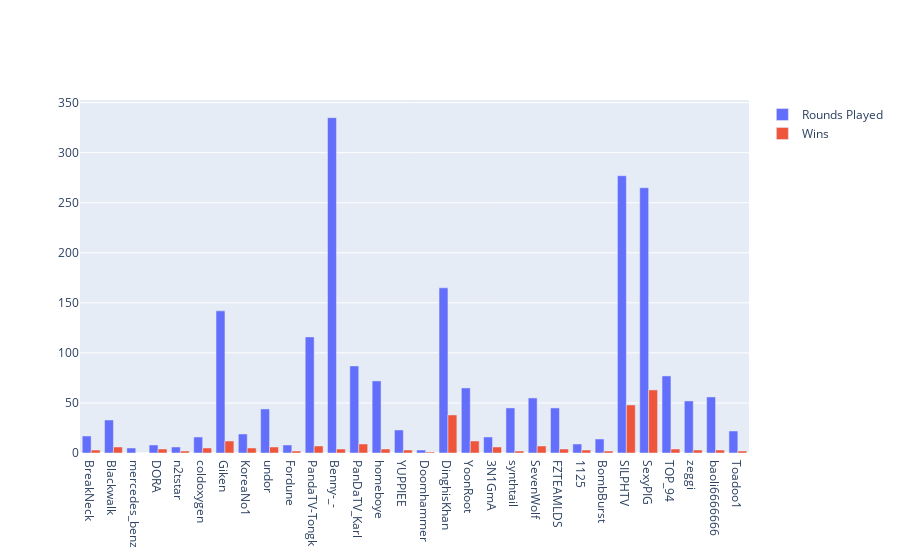

Notebook code cell kept with this figure:
### Code cell
data = [trace1, trace2]
layout = go.Layout(barmode='group')

fig = go.Figure(data=data, layout=layout)
iplot(fig, filename='grouped-bar')

### Figure 1 — Plotly figure (JSON) as saved in the notebook; plotly's stock layout.template omitted (floating-point values rounded to 4 significant figures)
{"data": [{"name": "Rounds Played", "x": ["BreakNeck", "Blackwalk", "mercedes_benz", "DORA", "n2tstar", "coldoxygen", "Giken", "KoreaNo1", "undor", "Fordune", "PandaTV-Tongk", "Benny-_-", "PanDaTV_Karl", "homeboye", "YUPPIEE", "Doomhammer", "DinghisKhan", "YoonRoot", "3N1GmA", "synthtail", "SevenWolf", "FZTEAMLDS", "1125", "BombBurst", "SILPHTV", "SexyPIG", "TOP_94", "zeggi", "baoli6666666", "Toadoo1"], "y": [17, 33, 5, 8, 6, 16, 142, 19, 44, 8, 116, 335, 87, 72, 23, 3, 165, 65, 16, 45, 55, 45, 9, 14, 277, 265, 77, 52, 56, 22], "type": "bar"}, {"name": "Wins", "x": ["BreakNeck", "Blackwalk", "mercedes_benz", "DORA", "n2tstar", "coldoxygen", "Giken", "KoreaNo1", "undor", "Fordune", "PandaTV-Tongk", "Benny-_-", "PanDaTV_Karl", "homeboye", "YUPPIEE", "Doomhammer", "DinghisKhan", "YoonRoot", "3N1GmA", "synthtail", "SevenWolf", "FZTEAMLDS", "1125", "BombBurst", "SILPHTV", "SexyPIG", "TOP_94", "zeggi", "baoli6666666", "Toadoo1"], "y": [3, 6, 0, 4, 2, 5, 12, 5, 6, 2, 7, 4, 9, 4, 3, 1, 38, 12, 6, 2, 7, 4, 3, 2, 48, 63, 4, 3, 3, 2], "type": "bar"}], "layout": {"barmode": "group"}}
